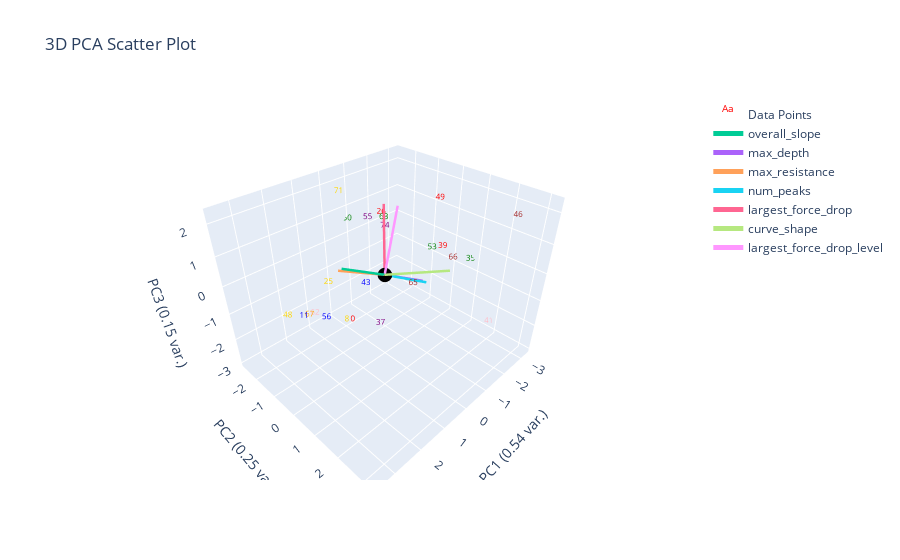

Here is the notebook cell this chart was saved with:
### Markdown cell above
# Clustering Marion's Labels

### Code cell
marions_features_df = data_features_df[data_features_df['marions_ylabels'].notna()].copy() # removes NaN's which correspond to non-labled data
# encodes object into categorical variables
marions_features_df['encoded'], uniques = pd.factorize(marions_features_df['marions_ylabels'])
plotting.plot_clusters_seperately(marions_features_df['encoded'].tolist(), marions_features_df.index.tolist(), depth_resist_curve_df_list, data_features_df, 
                         cluster_category_names=uniques.tolist())
non_features_cols = ['filenames', 'feifeis_ylabels', 'liams_ylabels', 'marions_ylabels', 'distances', 'encoded']
plotting.plot_pca(marions_features_df.drop(non_features_cols, axis=1), marions_features_df['encoded'], 3, graph_title='marions_ylabels')

### Figure 1 — Plotly figure (JSON) as saved in the notebook; plotly's stock layout.template omitted (floating-point values rounded to 4 significant figures)
{"data": [{"mode": "text", "name": "Data Points", "text": ["0", "8", "11", "25", "26", "35", "37", "39", "41", "43", "46", "48", "49", "50", "53", "55", "56", "62", "63", "65", "66", "67", "71", "74"], "textfont": {"color": ["red", "gold", "blue", "gold", "red", "green", "purple", "red", "pink", "blue", "brown", "gold", "red", "green", "green", "purple", "blue", "pink", "green", "brown", "brown", "orange", "gold", "purple"], "size": 8}, "type": "scatter3d", "x": [2.073, 2.355, 3.006, 2.165, -0.8085, -3.258, 2.076, -1.53, -3.219, 0.6784, -1.495, 3.518, -2.784, -0.8418, -2.882, -1.348, 2.489, 1.318, -1.506, 0.4953, -2.105, 2.332, 0.2232, -0.9538], "y": [0.8908, 0.9986, 0.00625, 0.07993, -0.9659, 0.8428, 1.958, 0.9354, 1.897, -0.1144, 3.203, 0.09965, -0.2744, -2.66, -0.5453, -2.187, 0.3007, -2.001, -1.567, 1.585, 0.9427, -0.7519, -1.723, -0.9507], "z": [-0.3509, -0.1185, -0.2042, 0.5021, 1.118, -0.8771, 0.1769, 0.3998, -2.983, -0.3832, 2.274, 0.166, 1.168, 0.2531, -0.8583, 0.2878, -0.3818, -2.244, 0.4572, 0.3842, -0.2643, -0.9985, 1.887, 0.5897]}, {"marker": {"color": "black", "size": 5}, "mode": "markers", "name": "Origin", "showlegend": false, "type": "scatter3d", "x": [0], "y": [0], "z": [0]}, {"line": {"width": 5}, "mode": "lines+text", "name": "overall_slope", "textposition": "top center", "type": "scatter3d", "x": [0, 1.271], "y": [0, -0.4251], "z": [0, 0.596]}, {"line": {"width": 5}, "mode": "lines+text", "name": "max_depth", "textposition": "top center", "type": "scatter3d", "x": [0, -1.262], "y": [0, 0.4351], "z": [0, -0.6127]}, {"line": {"width": 5}, "mode": "lines+text", "name": "max_resistance", "textposition": "top center", "type": "scatter3d", "x": [0, 1.371], "y": [0, -0.462], "z": [0, 0.5592]}, {"line": {"width": 5}, "mode": "lines+text", "name": "num_peaks", "textposition": "top center", "type": "scatter3d", "x": [0, -1.263], "y": [0, 0.5815], "z": [0, -0.6004]}, {"line": {"width": 5}, "mode": "lines+text", "name": "largest_force_drop", "textposition": "top center", "type": "scatter3d", "x": [0, -1.045], "y": [0, -1.089], "z": [0, 1.593]}, {"line": {"width": 5}, "mode": "lines+text", "name": "curve_shape", "textposition": "top center", "type": "scatter3d", "x": [0, 0.2981], "y": [0, 2.574], "z": [0, 1.457]}, {"line": {"width": 5}, "mode": "lines+text", "name": "largest_force_drop_level", "textposition": "top center", "type": "scatter3d", "x": [0, -1.066], "y": [0, -0.5184], "z": [0, 1.713]}], "layout": {"autosize": true, "scene": {"xaxis": {"title": {"text": "PC1 (0.54 var.)"}}, "yaxis": {"title": {"text": "PC2 (0.25 var.)"}}, "zaxis": {"title": {"text": "PC3 (0.15 var.)"}}}, "title": {"text": "3D PCA Scatter Plot"}}}
